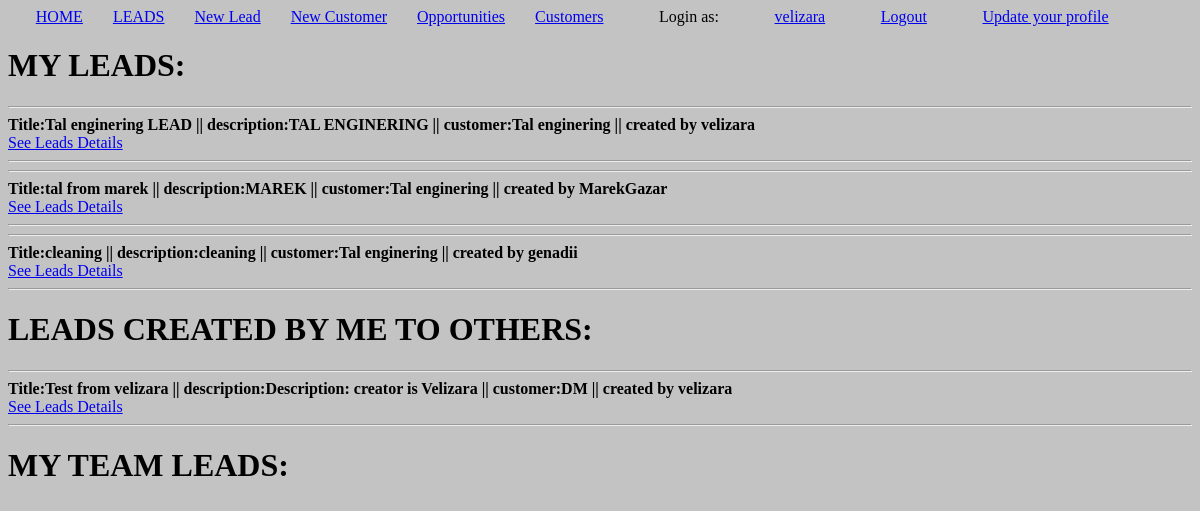
/leads/all/ (signed in), run on an earlier commit of the app's database.
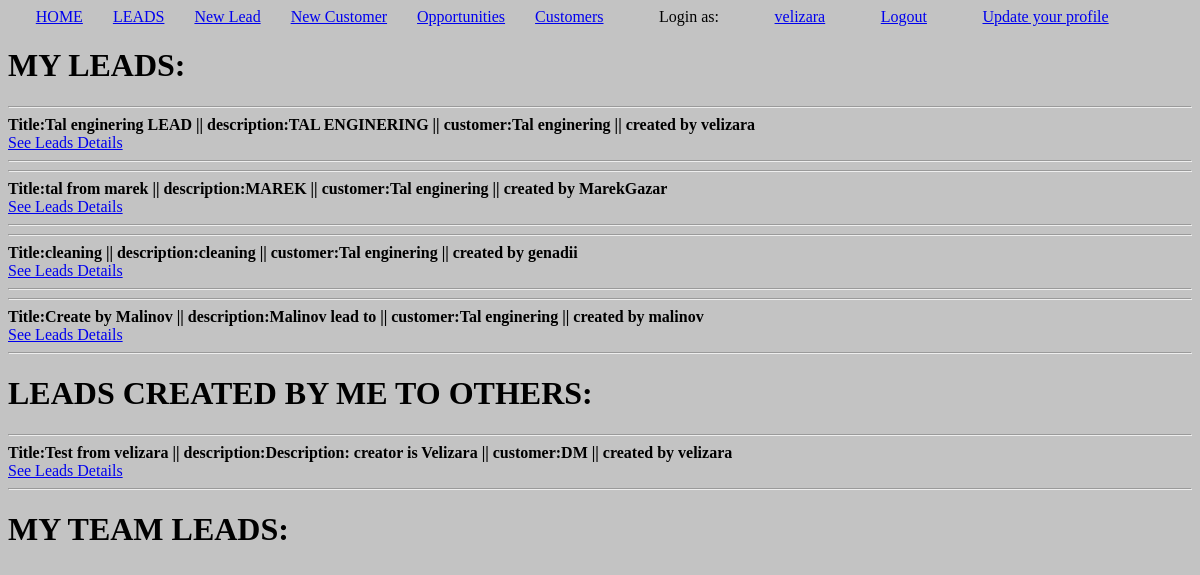
And on a later commit of the database.
### leads/models.py (models this page shows, shortened)
class Lead(models.Model):
    title = models.CharField(max_length=33)
    description = models.TextField(max_length=400)
    customer = models.ForeignKey(Customer, on_delete=models.CASCADE)
    created_by = models.ForeignKey(Agent, on_delete=models.SET_NULL, null=True)

class Customer(models.Model):
    name = models.CharField(max_length=33, unique=True)
    salesman = models.ForeignKey(Salesman, on_delete=models.SET_NULL, null=True)
    def __str__(self):
        return self.name

### agents/models.py (models this page shows)
class Agent(AbstractUser):
    is_salesman = models.BooleanField(default=False)
    is_manager = models.BooleanField(default=False)
    is_general_manager = models.BooleanField(default=False)

### leads/views.py (the view)
# urls.py: path('all/', lead_list, name='lead-list'),
@login_required
def lead_list(request):
    obj_list = {}
    current_user_obj_list = Lead.objects.filter(customer__salesman__user=request.user)
    leads_created_by_current_user = Lead.objects.filter(created_by=request.user)\
        .exclude(customer__salesman__user=request.user)
    if request.user.is_manager:
        manager_salesmen = Salesman.objects.filter(manager=request.user.manager)
        for salesman in manager_salesmen:
            salesman_obj_list = Lead.objects.filter(created_by=salesman.user)
            obj_list[salesman.first_name] = salesman_obj_list
    elif request.user.is_general_manager:
        obj_list = Lead.objects.all()
    context = {
        'obj_list': obj_list,
        'current_user_obj_list': current_user_obj_list,
        'leads_created_by_current_user': leads_created_by_current_user,
    }
    return render(request, 'lead_list.html', context)

### leads/templates/lead_list.html (shortened to what this page needs)
{% include 'base.html' %}
{% block content %}
    <h1>MY LEADS:</h1>
    {% for obj in current_user_obj_list %}
        <hr>
        <h4 style="margin: 0;">Title:{{obj.title}} || description:{{obj.description}} || customer:{{obj.customer}} || created by {{obj.created_by}}</h4>
        <a href="{% url 'lead-detail' obj.pk %}">See Leads Details</a>
        <hr>
    {% endfor %}
    <h1>LEADS CREATED BY ME TO OTHERS:</h1>
    {% for obj in leads_created_by_current_user %}
        <hr>
        <h4 style="margin: 0;">Title:{{obj.title}} || description:{{obj.description}} || customer:{{obj.customer}} || created by {{obj.created_by}}</h4>
        <a href="{% url 'lead-detail' obj.pk %}">See Leads Details</a>
        <hr>
    {% endfor %}
    <h1>MY TEAM LEADS:</h1>
{% endblock content %}

What changed in the data, as far as the page shows it:
added Lead: title "Create by Malinov", description "Malinov lead to", customer "Tal enginering", created_by "malinov", shown under "MY LEADS:"
